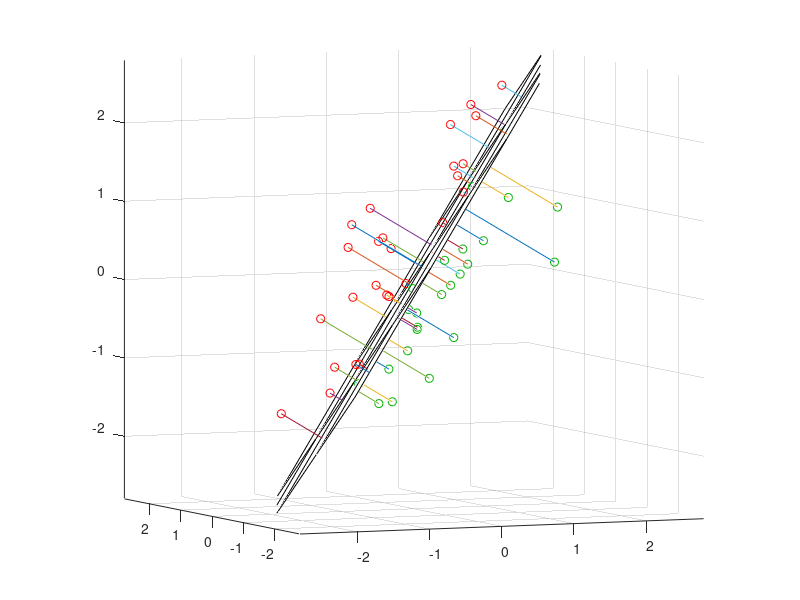

This chart was generated by the following MATLAB code:
%% Fitting an Orthogonal Regression Using Principal Components Analysis
% Principal Components Analysis can be used to fit a linear regression that
% minimizes the perpendicular distances from the data to the fitted model.
% This is the linear case of what is known as Orthogonal Regression or Total
% Least Squares, and is appropriate when there is no natural distinction
% between predictor and response variables, or when all variables are measured
% with error. This is in contrast to the usual regression assumption that
% predictor variables are measured exactly, and only the response variable has
% an error component.
%
% For example, given two data vectors x and y, you can fit a line that
% minimizes the perpendicular distances from each of the points (x(i), y(i))
% to the line. More generally, with p observed variables, you can fit an
% r-dimensional hyperplane in p-dimensional space (r < p). The choice of r is
% equivalent to choosing the number of components to retain in PCA. It may be
% based on prediction error, or it may simply be a pragmatic choice to reduce
% data to a manageable number of dimensions.
%
% In this example, we fit a plane and a line through some data on three
% observed variables. It's easy to do the same thing for any number of
% variables, and for any dimension of model, although visualizing a fit
% in higher dimensions would obviously not be straightforward.

% Copyright 2005 The MathWorks, Inc.
% $Revision: 1.1.4.1 $ $Date: 2005/06/07 17:39:31 $


%% Fitting a plane to 3-D data
% First, we generate some trivariate normal data for the example. Two of
% the variables are fairly correlated strongly.
randn('state',0);
X = mvnrnd([0 0 0], [1 .2 .7; .2 1 0; .7 0 1],50);
plot3(X(:,1),X(:,2),X(:,3),'bo');
grid on;
maxlim = max(abs(X(:)))*1.1;
axis([-maxlim maxlim -maxlim maxlim -maxlim maxlim]);
axis square
view(-23.5,5);

%%
% Next, we fit a plane to the data using PCA. The coefficients for the first
% two principal components define vectors that form a basis for the plane.
% The third PC is orthogonal to the first two, and its coefficients define the
% normal vector of the plane.
[coeff,score,roots] = princomp(X);
basis = coeff(:,1:2)
%%
normal = coeff(:,3)
%%
% That's all there is to the fit. But let's look closer at the results, and
% plot the fit along with the data.

%%
% Because the first two components explain as much of the variance in the data
% as is possible with two dimensions, the plane is the best 2-D linear
% approximation to the data. Equivalently, the third component explains the
% least amount of variation in the data, and it is the error term in the
% regression. The latent roots (or eigenvalues) from the PCA define the
% amount of explained variance for each component.
pctExplained = roots' ./ sum(roots)

%%
% The first two coordinates of the principal component scores give the
% projection of each point onto the plane, in the coordinate system of the
% plane. To get the coordinates of the fitted points in terms of the original
% coordinate system, we multiply each PC coefficient vector by the
% corresponding score, and add back in the mean of the data. The residuals
% are simply the original data minus the fitted points.
[n,p] = size(X);
meanX = mean(X,1);
Xfit = repmat(meanX,n,1) + score(:,1:2)*coeff(:,1:2)';
residuals = X - Xfit;

%%
% The equation of the fitted plane is |[x y z]*normal - meanX*normal = 0|.
% The plane passes through the point |meanX|, and its perpendicular distance
% to the origin is |meanX*normal|. The perpendicular distance from each
% point to the plane, i.e., the norm of the residuals, is the dot product
% of each centered point with the normal to the plane. The fitted plane
% minimizes the sum of the squared errors.
error = abs((X - repmat(meanX,n,1))*normal);
sse = sum(error.^2)

%%
% To visualize the fit, we can plot the plane, the original data, and their
% projection to the plane.
[xgrid,ygrid] = meshgrid(linspace(min(X(:,1)),max(X(:,1)),5), ...
                          linspace(min(X(:,2)),max(X(:,2)),5));
zgrid = (1/normal(3)) .* (meanX*normal - (xgrid.*normal(1) + ygrid.*normal(2)));
h = mesh(xgrid,ygrid,zgrid,'EdgeColor',[0 0 0],'FaceAlpha',0);

hold on
above = (X-repmat(meanX,n,1))*normal > 0;
below = ~above;
nabove = sum(above);
X1 = [X(above,1) Xfit(above,1) nan*ones(nabove,1)];
X2 = [X(above,2) Xfit(above,2) nan*ones(nabove,1)];
X3 = [X(above,3) Xfit(above,3) nan*ones(nabove,1)];
plot3(X1',X2',X3','-', X(above,1),X(above,2),X(above,3),'o', 'Color',[0 .7 0]);
nbelow = sum(below);
X1 = [X(below,1) Xfit(below,1) nan*ones(nbelow,1)];
X2 = [X(below,2) Xfit(below,2) nan*ones(nbelow,1)];
X3 = [X(below,3) Xfit(below,3) nan*ones(nbelow,1)];
plot3(X1',X2',X3','-', X(below,1),X(below,2),X(below,3),'o', 'Color',[1 0 0]);

hold off
maxlim = max(abs(X(:)))*1.1;
axis([-maxlim maxlim -maxlim maxlim -maxlim maxlim]);
axis square
view(-23.5,5);
%%
% Green points are above the plane, red points are below.


% %% Fitting a line to 3-D data
% % Fitting a straight line to the data is even simpler, and because of the
% % nesting property of PCA, we can use the components that have already been
% % computed. The direction vector that defines the line is given by the
% % coefficients for the first principal component. The second and third PCs
% % are orthogonal to the first, and their coefficients define directions
% % that are perpendicular to the line. The equation of the line is |meanX +
% % t*dirVect|.
% dirVect = coeff(:,1)
% 
% %%
% % The first coordinate of the principal component scores gives the
% % projection of each point onto the line. As with the 2-D fit, the PC
% % coefficient vectors multiplied by the scores the gives the fitted points
% % in the original coordinate system.
% Xfit1 = repmat(meanX,n,1) + score(:,1)*coeff(:,1)';
% 
% %%
% % Plot the line, the original data, and their projection to the line.
% t = [min(score(:,1))-.2, max(score(:,1))+.2];
% endpts = [meanX + t(1)*dirVect'; meanX + t(2)*dirVect'];
% plot3(endpts(:,1),endpts(:,2),endpts(:,3),'k-');
% 
% X1 = [X(:,1) Xfit1(:,1) nan*ones(n,1)];
% X2 = [X(:,2) Xfit1(:,2) nan*ones(n,1)];
% X3 = [X(:,3) Xfit1(:,3) nan*ones(n,1)];
% hold on
% plot3(X1',X2',X3','b-', X(:,1),X(:,2),X(:,3),'bo');
% hold off
% maxlim = max(abs(X(:)))*1.1;
% axis([-maxlim maxlim -maxlim maxlim -maxlim maxlim]);
% axis square
% view(-23.5,5);
% grid on
% 
% %%
% % While it appears that some of the projections in this plot are not
% % perpendicular to the line, that's just because we're plotting 3-D data
% % in two dimensions. In a live |MATLAB| figure window, you could
% % interactively rotate the plot to different perspectives to verify that
% % the projections are indeed perpendicular, and to get a better feel for
% % how the line fits the data. 